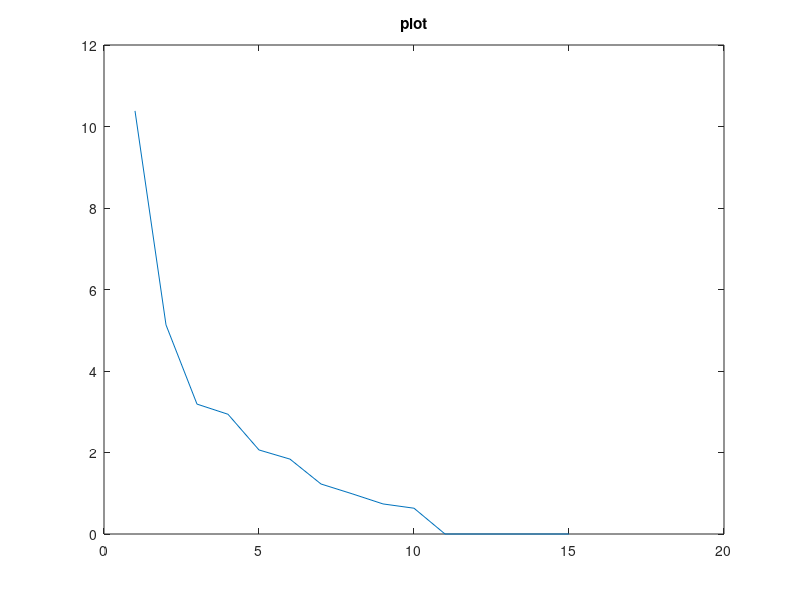
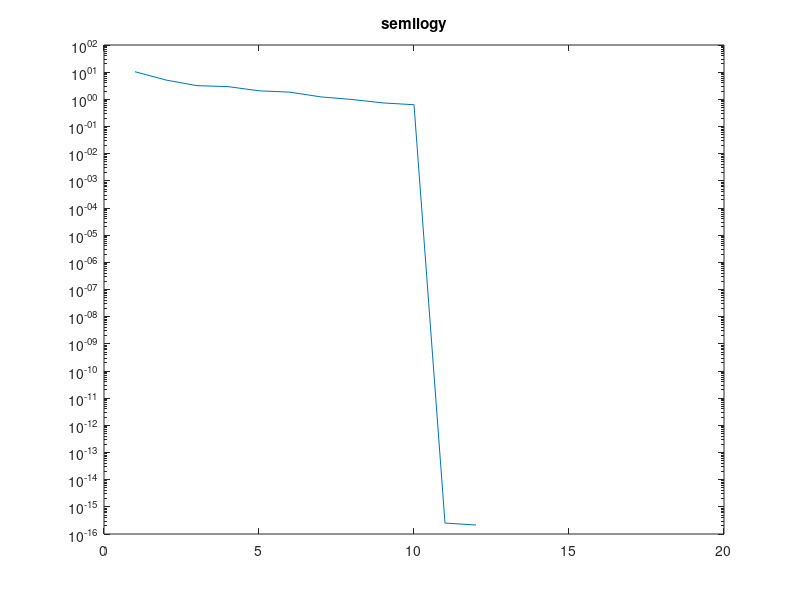
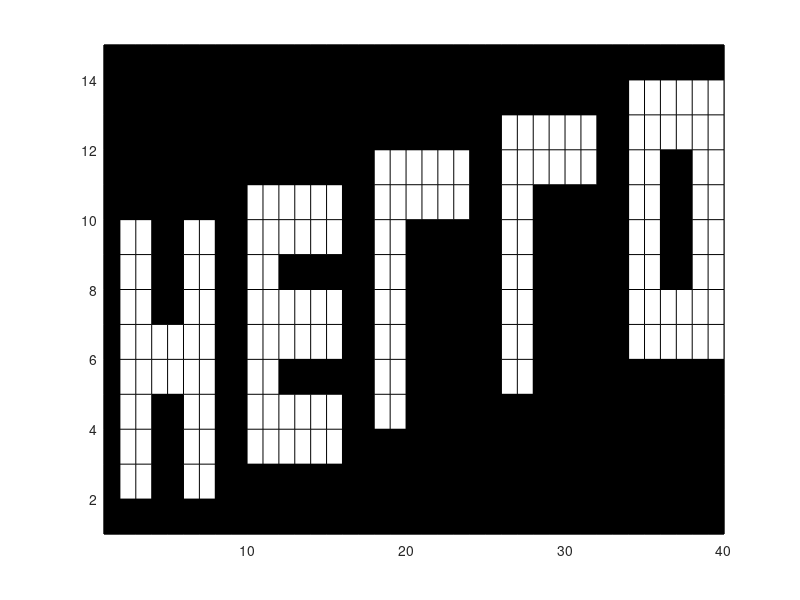

The MATLAB script that drew these images, in order:
A = zeros(15,40);
%a-----------
vertical = [2 2; 2 3; 2 6; 2 7; 3 10; 3 11; 4 18; 4 19; 5 26; 5 27; 6 34; 6 35; 6 38; 6 39];
horizontal = [5 2; 6 2;3 10;4 10; 6 10; 7 10;9 10;10 10;10 18; 11 18;11 26;12 26;6 34; 7 34; 12 34; 13 34];


for i = 1:length(vertical)
    A(vertical(i,1):vertical(i,1)+7,vertical(i,2)) = 1;
end

for i = 1:length(horizontal)
    A(horizontal(i,1),horizontal(i,2):horizontal(i,2)+5) = 1;
end
%spy(A);
%a------------

%b------------
S = svd(A)
figure
plot(S)
title('plot');
figure
semilogy(S)
title('semilogy');
rank(A)
%b------------

%c------------
[U, S, V] = svd(A);
figure
for i = 1:rank(A)
    B = U(:,1:i) * S(1:i, 1:i) * V(:,1:i)'
    pcolor(B)
    colormap(gray)
end
%c------------